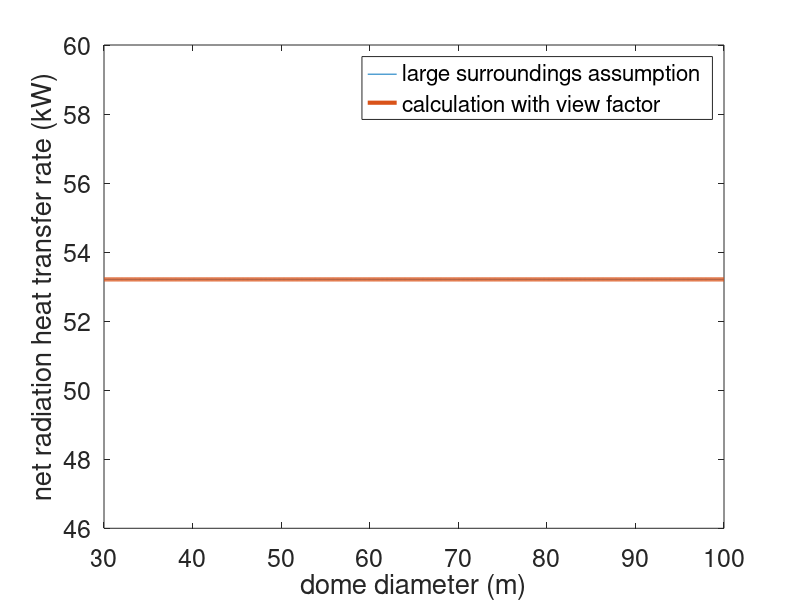

Write MATLAB code to recreate this figure.
% Chris Kreienkamp - 901965168
% AME 34334 - Heat Transfer
% Homework #6 - 25 Mar 2019

clear
clc
clf



%% SET PARAMETERS
D_d = linspace(30,100,1000);
r_d = D_d/2;
r_s = 30/2;
sigma = 5.6716e-8;
T_s = 273.15;
T_d = 288.15;

deltT = (T_d^4-T_s^4);
F_ds = r_s^2./(2.*r_d.^2);
q1 = pi*r_s^2*sigma*deltT;
q1 = q1*ones(1,1000)/1000;
q2 = 2*pi.*r_d.^2*sigma.*F_ds*deltT/1000;



%% PLOT
plot(D_d,q1,D_d,q2,'LineWidth',3)
set(gca,'FontSize',18)
xlabel('dome diameter (m)'); ylabel('net radiation heat transfer rate (kW)')
legend('large surroundings assumption','calculation with view factor',...
    'Location','Best')